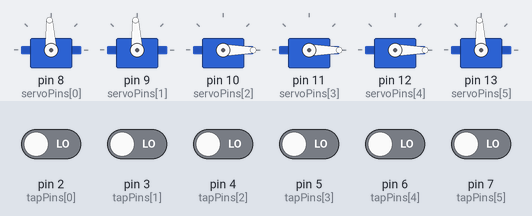
A sketch run on a simulated Arduino Uno, built with avr-gcc and run on an emulated ATmega328P. Parts: 6 × servo. Inputs (shaded band) come from the test bench; at power-on: pin 2 (tapPins[0]), pin 3 (tapPins[1]), pin 4 (tapPins[2]), pin 5 (tapPins[3]), pin 6 (tapPins[4]), pin 7 (tapPins[5]) LOW. What the sketch prints to the serial monitor is not drawn.

Above: at 1.2 s.
1.3 s: pin 4 (tapPins[2]) driven HIGH
At 1.79 s:
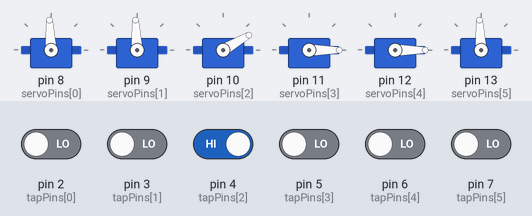
4.3 s: pin 2 (tapPins[0]) driven HIGH
At 5.1 s:
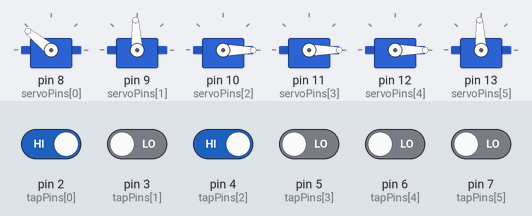
5.8 s: pin 5 (tapPins[3]) driven HIGH
At 6.3 s:
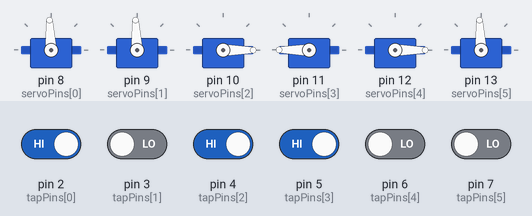
7.3 s: pin 7 (tapPins[5]) driven HIGH
At 8.0 s:
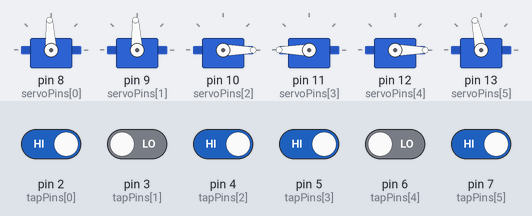
9.7 s: pin 3 (tapPins[1]) driven HIGH
At 10.4 s:
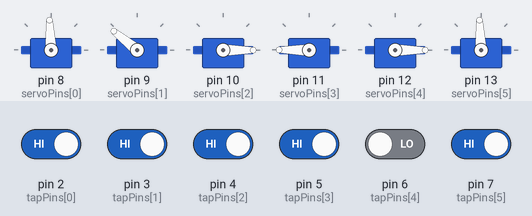
11.2 s: pin 6 (tapPins[4]) driven HIGH
At 11.7 s:
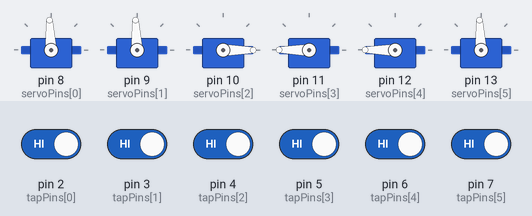
Timing chart, 0 to 13.7 s (numbered marks = the images above; inputs shaded):
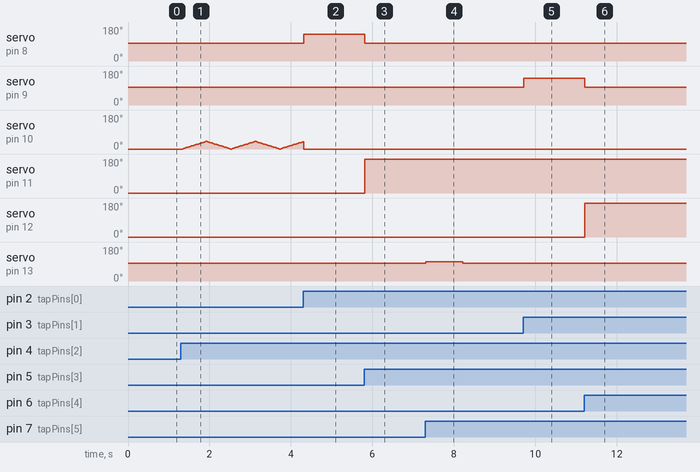

The sketch:

Team_Pigeon_Flight_Harry.ino
```cpp
/*
  Scene behaviors:
    Scene 1 (servo 8):   360° motor → spins only while you hold the tap
    Scene 2 (servo 9):   360° motor → spins only while you hold the tap
    Scene 3 (servo 10):  180° servo → moves back and forth while you hold tap
    Scene 4 (servo 11):  180° servo → moves from 0 → 180 once when tapped
    Scene 5 (servo 12):  180° servo → moves from 0 → 180 once when tapped
    Scene 6 (servo 13):  360° motor → spins once for a set amount of time
*/

#include <Servo.h>

// ---- Pin Assignments ----
const int servoPins[6] = {8, 9, 10, 11, 12, 13};
const int tapPins[6]   = {2, 3, 4, 5, 6, 7};

Servo servos[6];

// ---- Tap Reading + Debounce ----
int tapState[6];
int lastRawTap[6];
unsigned long lastDebounceTime[6];
const unsigned long debounceDelay = 12;

// ---- Active Scene Tracking ----
int currentHoldScene = -1; // only hold-type scenes (0,1,2,5)

// ---- Scene 3 Ping-Pong ----
int pp_position = 0;
int pp_step = 2;
unsigned long pp_lastMove = 0;
const unsigned long pp_interval = 30;
const int pp_min = 0;
const int pp_max = 40;

// ---- Scene 6 Timed Spin ----
int stopPulse = 1500;
int spinPulse = 1600;
bool isScene6Spinning = false;
unsigned long scene6StartTime = 0;
unsigned long scene6SpinDuration = 900;

void setup() {
  Serial.begin(9600);
  Serial.println("Controller starting up...");

  for (int i = 0; i < 6; i++) {
    pinMode(tapPins[i], INPUT);
    lastRawTap[i] = digitalRead(tapPins[i]);
    tapState[i] = lastRawTap[i];
    lastDebounceTime[i] = millis();
    servos[i].attach(servoPins[i]);
  }

  // Initialize servos
  servos[0].writeMicroseconds(stopPulse);
  servos[1].writeMicroseconds(stopPulse);
  servos[2].write(pp_min);
  servos[3].write(0);
  servos[4].write(0);
  servos[5].writeMicroseconds(stopPulse);

  Serial.println("Ready. Touch taps 2–7 to activate scenes.");
}

void loop() {
  unsigned long now = millis();

  // ---- Read taps ----
  for (int i = 0; i < 6; i++) {
    int rawTapValue = digitalRead(tapPins[i]);
    if (rawTapValue != lastRawTap[i]) {
      lastDebounceTime[i] = now;
      lastRawTap[i] = rawTapValue;
    }
    if ((now - lastDebounceTime[i]) > debounceDelay) {
      if (rawTapValue != tapState[i]) {
        int previous = tapState[i];
        tapState[i] = rawTapValue;
        if (tapState[i] == HIGH && previous == LOW) onTapPressed(i);
        else if (tapState[i] == LOW && previous == HIGH) onTapReleased(i);
      }
    }
  }

  // ---- Scene 3 ping-pong ----
  if (currentHoldScene == 2) scene3_pingpong(now);

  // ---- Scene 6 timed spin ----
  if (isScene6Spinning && (now - scene6StartTime >= scene6SpinDuration)) {
    servos[5].writeMicroseconds(stopPulse);
    isScene6Spinning = false;
    Serial.println("Scene 6: spin finished (auto stop).");
    if (currentHoldScene == 5) currentHoldScene = -1;
  }
}

// ----------------- On Tap Pressed -----------------
void onTapPressed(int sceneIndex) {
  Serial.print("Tap ");
  Serial.print(sceneIndex + 1);
  Serial.println(" PRESSED");

  if (currentHoldScene != -1 && currentHoldScene != sceneIndex) {
    stopHoldScene(currentHoldScene);
    currentHoldScene = -1;
  }

  switch (sceneIndex) {
    case 0: // Scene 1
      servos[0].writeMicroseconds(2000);
      currentHoldScene = 0;
      Serial.println("Scene 1: spinning (hold)");
      break;

    case 1: // Scene 2
      servos[1].writeMicroseconds(2000);
      currentHoldScene = 1;
      Serial.println("Scene 2: spinning (hold)");
      break;

    case 2: // Scene 3
      pp_position = pp_min;
      pp_step = 2;
      pp_lastMove = millis();
      currentHoldScene = 2;
      Serial.println("Scene 3: ping-pong motion started");
      break;

    case 3: // Scene 4 one-time
      servos[3].write(180);
      Serial.println("Scene 4: moved to 180° (one-time)");
      break;

    case 4: // Scene 5 one-time
      servos[4].write(180);
      Serial.println("Scene 5: moved to 180° (one-time)");
      break;

    case 5: // Scene 6 timed spin
      servos[5].writeMicroseconds(spinPulse);
      scene6StartTime = millis();
      isScene6Spinning = true;
      currentHoldScene = 5;
      Serial.println("Scene 6: spinning for preset duration...");
      break;
  }
}

// ----------------- On Tap Released -----------------
void onTapReleased(int sceneIndex) {
  Serial.print("Tap ");
  Serial.print(sceneIndex + 1);
  Serial.println(" RELEASED");

  // Reset Scene 4 and 5 when their tap is released
  if (sceneIndex == 3) servos[3].write(0); // Scene 4
  if (sceneIndex == 4) servos[4].write(0); // Scene 5

  // Stop hold-type scenes
  if ((sceneIndex == 0 || sceneIndex == 1 || sceneIndex == 2 || sceneIndex == 5) &&
      currentHoldScene == sceneIndex) {
    stopHoldScene(sceneIndex);
    currentHoldScene = -1;
  }
}

// ----------------- Stop Hold Scene -----------------
void stopHoldScene(int sceneIndex) {
  Serial.print("Stopping Scene ");
  Serial.println(sceneIndex + 1);
  switch (sceneIndex) {
    case 0: servos[0].writeMicroseconds(stopPulse); break;
    case 1: servos[1].writeMicroseconds(stopPulse); break;
    case 2: servos[2].write(pp_min); break;
    case 5: servos[5].writeMicroseconds(stopPulse); isScene6Spinning=false; break;
  }
}

// ----------------- Scene 3 Ping-Pong -----------------
void scene3_pingpong(unsigned long now) {
  if (now - pp_lastMove >= pp_interval) {
    pp_position += pp_step;

    if (pp_position >= pp_max) {
      pp_position = pp_max;
      pp_step = -abs(pp_step);
    }
    else if (pp_position <= pp_min) {
      pp_position = pp_min;
      pp_step = abs(pp_step);
    }

    servos[2].write(pp_position);
    pp_lastMove = now;
  }
}
```

Measured:
- after the input at 4.3 s, servo on pin 8 (servoPins[0]): 93° → 141° at once
- after the input at 5.8 s, servo on pin 8 (servoPins[0]): 141° → 93° at once; servo on pin 11 (servoPins[3]): 0° → 180° at once
- after the input at 7.3 s, servo on pin 13 (servoPins[5]): 93° → 102° at once, → 93° 0.90 s later
- after the input at 9.7 s, servo on pin 9 (servoPins[1]): 93° → 141° at once
- after the input at 11.2 s, servo on pin 9 (servoPins[1]): 141° → 93° at once; servo on pin 12 (servoPins[4]): 0° → 180° at once
